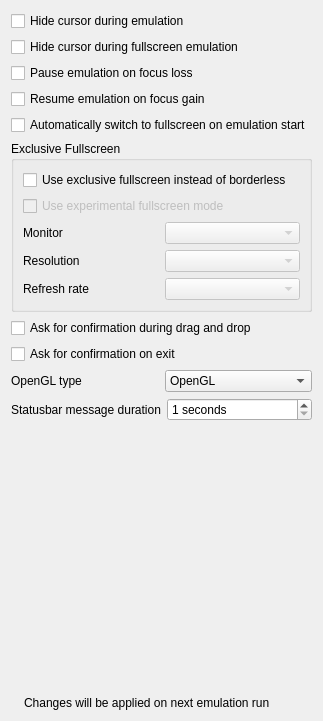
             <widget class="QWidget" name="tab">
              <attribute name="title">
               <string>Emulation</string>
              </attribute>
              <layout class="QVBoxLayout" name="verticalLayout_2">
               <item>
                <widget class="QCheckBox" name="hideCursorCheckBox">
                 <property name="text">
                  <string>Hide cursor during emulation</string>
                 </property>
                </widget>
               </item>
               <item>
                <widget class="QCheckBox" name="hideCursorFullscreenCheckBox">
                 <property name="text">
                  <string>Hide cursor during fullscreen emulation</string>
                 </property>
                </widget>
               </item>
               <item>
                <widget class="QCheckBox" name="pauseEmulationOnFocusCheckbox">
                 <property name="text">
                  <string>Pause emulation on focus loss</string>
                 </property>
                </widget>
               </item>
               <item>
                <widget class="QCheckBox" name="resumeEmulationOnFocusCheckBox">
                 <property name="text">
                  <string>Resume emulation on focus gain</string>
                 </property>
                </widget>
               </item>
               <item>
                <widget class="QCheckBox" name="automaticFullscreenCheckbox">
                 <property name="text">
                  <string>Automatically switch to fullscreen on emulation start</string>
                 </property>
                </widget>
               </item>
               <item>
                <widget class="QGroupBox" name="exclusiveFullscreenGroupBox">
                 <property name="title">
                  <string>Exclusive Fullscreen</string>
                 </property>
                 <layout class="QVBoxLayout" name="exclusiveFullscreenLayout">
                  <item>
                   <widget class="QCheckBox" name="exclusiveFullscreenCheckBox">
                    <property name="text">
                     <string>Use exclusive fullscreen instead of borderless</string>
                    </property>
                   </widget>
                  </item>
                  <item>
                   <widget class="QCheckBox" name="betaFullscreenBackendCheckBox">
                    <property name="enabled">
                     <bool>false</bool>
                    </property>
                    <property name="toolTip">
                     <string>This fullscreen mode is beta and does not support toggling fullscreen or OSD messages.</string>
                    </property>
                    <property name="text">
                     <string>Use experimental fullscreen mode</string>
                    </property>
                   </widget>
                  </item>
                  <item>
                   <layout class="QHBoxLayout" name="exclusiveMonitorLayout">
                    <item>
                     <widget class="QLabel" name="exclusiveMonitorLabel">
                      <property name="text">
                       <string>Monitor</string>
                      </property>
                     </widget>
                    </item>
                    <item>
                     <widget class="QComboBox" name="exclusiveMonitorComboBox">
                      <property name="enabled">
                       <bool>false</bool>
                      </property>
                     </widget>
                    </item>
                   </layout>
                  </item>
                  <item>
                   <layout class="QHBoxLayout" name="exclusiveResolutionLayout">
                    <item>
                     <widget class="QLabel" name="exclusiveResolutionLabel">
                      <property name="text">
                       <string>Resolution</string>
                      </property>
                     </widget>
                    </item>
                    <item>
                     <widget class="QComboBox" name="exclusiveResolutionComboBox">
                      <property name="enabled">
                       <bool>false</bool>
                      </property>
                     </widget>
                    </item>
                   </layout>
                  </item>
                  <item>
                   <layout class="QHBoxLayout" name="exclusiveRefreshRateLayout">
                    <item>
                     <widget class="QLabel" name="exclusiveRefreshRateLabel">
                      <property name="text">
                       <string>Refresh rate</string>
                      </property>
                     </widget>
                    </item>
                    <item>
                     <widget class="QComboBox" name="exclusiveRefreshRateComboBox">
                      <property name="enabled">
                       <bool>false</bool>
                      </property>
                     </widget>
                    </item>
                   </layout>
                  </item>
                 </layout>
                </widget>
               </item>
               <item>
                <widget class="QCheckBox" name="confirmDragDropCheckBox">
                 <property name="text">
                  <string>Ask for confirmation during drag and drop</string>
                 </property>
                </widget>
               </item>
               <item>
                <widget class="QCheckBox" name="confirmExitWhileInGameCheckBox">
                 <property name="text">
                  <string>Ask for confirmation on exit</string>
                 </property>
                </widget>
               </item>
               <item>
                <layout class="QHBoxLayout" name="horizontalLayout_17">
                 <item>
                  <widget class="QLabel" name="label_6">
                   <property name="text">
                    <string>OpenGL type</string>
                   </property>
                  </widget>
                 </item>
                 <item>
                  <widget class="QComboBox" name="openglTypeComboBox">
                   <item>
                    <property name="text">
                     <string>OpenGL</string>
                    </property>
                   </item>
                   <item>
                    <property name="text">
                     <string>OpenGL ES</string>
                    </property>
                   </item>
                  </widget>
                 </item>
                </layout>
               </item>
               <item>
                <layout class="QHBoxLayout" name="horizontalLayout_2">
                 <item>
                  <widget class="QLabel" name="label">
                   <property name="text">
                    <string>Statusbar message duration</string>
                   </property>
                  </widget>
                 </item>
                 <item>
                  <widget class="QSpinBox" name="statusBarMessageDurationSpinBox">
                   <property name="suffix">
                    <string> seconds</string>
                   </property>
                   <property name="prefix">
                    <string/>
                   </property>
                   <property name="minimum">
                    <number>1</number>
                   </property>
                  </widget>
                 </item>
                </layout>
               </item>
               <item>
                <spacer name="verticalSpacer_3">
                 <property name="orientation">
                  <enum>Qt::Orientation::Vertical</enum>
                 </property>
                 <property name="sizeHint" stdset="0">
                  <size>
                   <width>20</width>
                   <height>269</height>
                  </size>
                 </property>
                </spacer>
               </item>
               <item>
                <layout class="QHBoxLayout" name="emulationInfoLayout_2">
                 <item>
                  <widget class="QLabel" name="infoIconLabel_5">
                   <property name="sizePolicy">
                    <sizepolicy hsizetype="Minimum" vsizetype="Preferred">
                     <horstretch>0</horstretch>
                     <verstretch>0</verstretch>
                    </sizepolicy>
                   </property>
                   <property name="text">
                    <string/>
                   </property>
                   <property name="pixmap">
                    <pixmap>:/newPrefix/Resource/Info.ico</pixmap>
                   </property>
                   <property name="wordWrap">
                    <bool>false</bool>
                   </property>
                  </widget>
                 </item>
                 <item>
                  <widget class="QLabel" name="label_86">
                   <property name="sizePolicy">
                    <sizepolicy hsizetype="Expanding" vsizetype="Minimum">
                     <horstretch>0</horstretch>
                     <verstretch>0</verstretch>
                    </sizepolicy>
                   </property>
                   <property name="midLineWidth">
                    <number>1</number>
                   </property>
                   <property name="text">
                    <string>Changes will be applied on next emulation run</string>
                   </property>
                   <property name="textFormat">
                    <enum>Qt::TextFormat::PlainText</enum>
                   </property>
                  </widget>
                 </item>
                </layout>
               </item>
              </layout>
             </widget>
